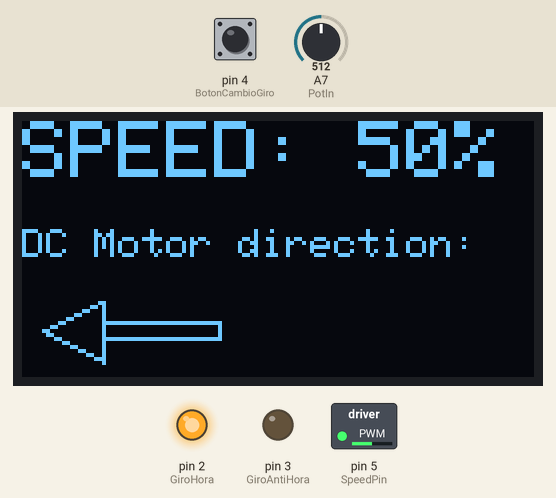
Simulated run of this sketch. Board: Arduino Nano, built with avr-gcc and run on an emulated ATmega328P. Shown: 128×64 one-colour display, switched loads named in the sketch (green lamp = pin HIGH), output pins drawn as LEDs (lit = HIGH). The inputs (shaded band) are chosen by the test bench; at power-on: pin 4 (BotonCambioGiro) HIGH, A7 (PotIn) = 512.

Above: at 4.8 s.
4.9 s: pin 4 (BotonCambioGiro) pulled LOW for 1 s
At 5.7 s:
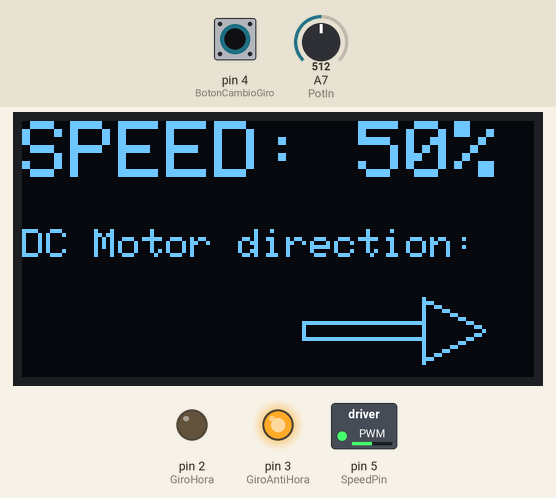
7.4 s: A7 (PotIn) set to 716
At 8.4 s:
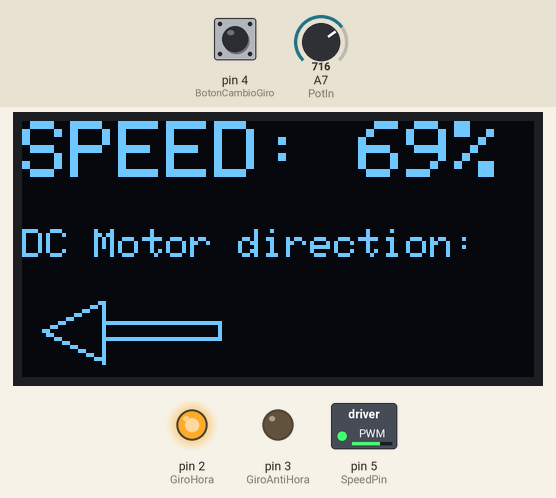
8.9 s: pin 4 (BotonCambioGiro) pulled LOW for 0.15 s
At 10.2 s:
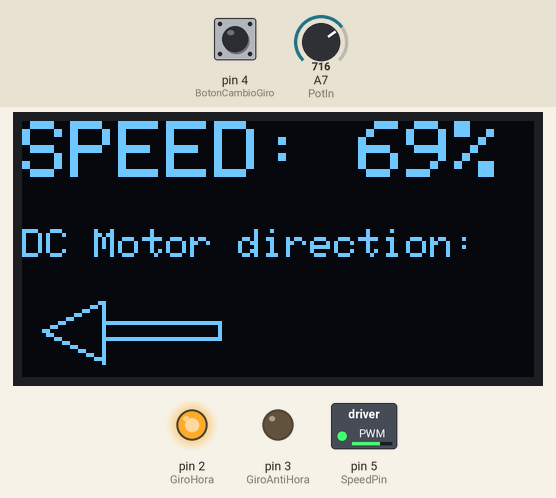
10.5 s: A7 (PotIn) set to 900
At 10.8 s:
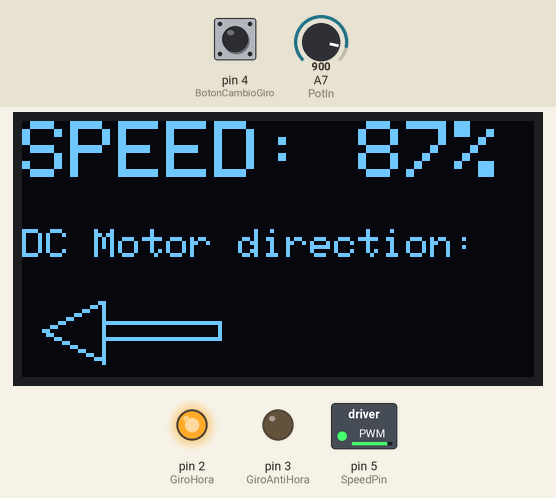
12.0 s: pin 4 (BotonCambioGiro) pulled LOW for 0.15 s
At 13.0 s:
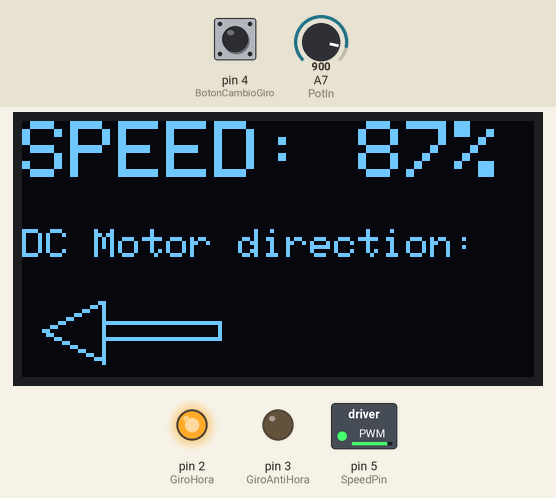
13.6 s: A7 (PotIn) set to 122
At 14.4 s:
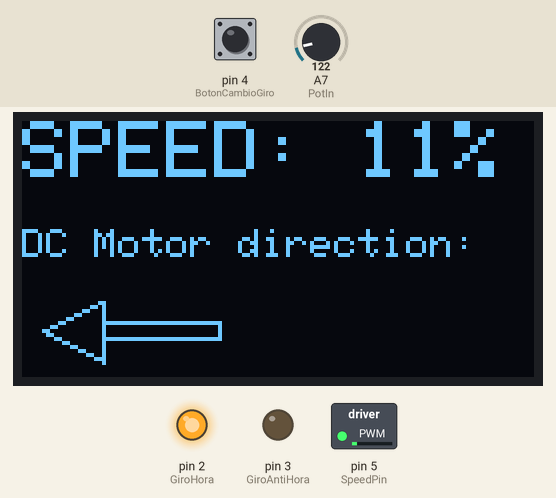
Timing chart, 0 to 16.1 s (numbered marks = the images above; inputs shaded):
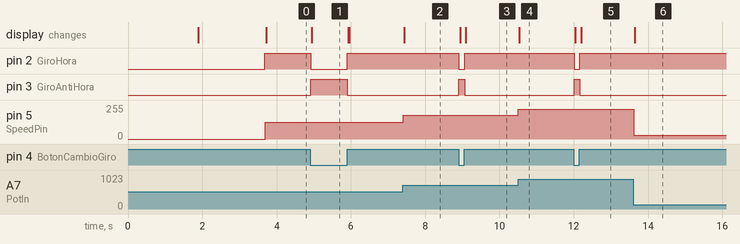

Measured:
- after the input at 4.9 s, pin 2 (GiroHora): HIGH → LOW at once, → HIGH 0.98 s later; pin 3 (GiroAntiHora): LOW → HIGH at once, → LOW 0.98 s later; the display: changes after 0.05 s (image 1)
- after the input at 7.4 s, pin 5 (SpeedPin): 127/255 → 178/255 at once; the display: changes at once (image 2)
- after the input at 8.9 s, pin 2 (GiroHora): HIGH → LOW at once, → HIGH 0.15 s later; pin 3 (GiroAntiHora): LOW → HIGH at once, → LOW 0.15 s later; the display: first changes at once (image 3 shows a later state)
- after the input at 10.5 s, pin 5 (SpeedPin): 178/255 → 224/255 at once; the display: changes at once (image 4)
- after the input at 12.0 s, pin 2 (GiroHora): HIGH → LOW at once, → HIGH 0.15 s later; pin 3 (GiroAntiHora): LOW → HIGH at once, → LOW 0.15 s later; the display: first changes at once (image 5 shows a later state)
- after the input at 13.6 s, pin 5 (SpeedPin): 224/255 → 30/255 at once; the display: changes at once (image 6)

The sketch:

Motor_DC_control_L293D_button_OLED.ino
```cpp
// Written by PLÉYADES IT

#include <Adafruit_SSD1306.h>
#include <Adafruit_GFX.h>
#define SCREEN_WIDTH 128
#define SCREEN_HEIGHT 64
#define OLED_RESET -1
#define SCREEN_ADDRESS 0x3C
Adafruit_SSD1306 display(SCREEN_WIDTH, SCREEN_HEIGHT, &Wire, OLED_RESET);

int GiroHora = 2;         // --> pin 2 L293D (Input 1)
int GiroAntiHora = 3;     // --> pin 7 L293D (Input 2)
int BotonCambioGiro = 4;  // Botón/interruptor cambia sentido giro motor
int SpeedPin = 5;         // --> pin 1 L293D (Enable 1, 2)
int SpeedMotor = 0;
int SpeedPercentage = 0;
const int PotIn = A7;
int PotValor = 0;

void setup()
{
  display.begin(SSD1306_SWITCHCAPVCC, SCREEN_ADDRESS);
  display.clearDisplay();           // Borra el display

  pinMode(GiroHora, OUTPUT);
  digitalWrite(GiroHora, LOW);
  pinMode(GiroAntiHora, OUTPUT);
  digitalWrite(GiroAntiHora,LOW);
  pinMode(BotonCambioGiro, INPUT_PULLUP);
  pinMode(SpeedPin, OUTPUT);
  digitalWrite(SpeedPin, LOW);

  display.setTextSize(2);
  display.setTextColor(WHITE);
  display.setCursor(15,13);     //Horizontal x vertical
  display.print("Pleyades");
  display.setCursor(55,42);
  display.print("IT");
  display.display();
  delay(1800);
  display.clearDisplay();
  display.setCursor(18,0);
  display.print("DC MOTOR");
  display.setTextSize(1);
  display.setCursor(25,27);
  display.print("controlled by");
  display.setTextSize(2);
  display.setCursor(18,49);
  display.print("L293D IC");
  display.display();
  delay(1800);
  display.clearDisplay();
}

void loop()
{
  if (digitalRead(BotonCambioGiro) == LOW)
  {
    digitalWrite(GiroHora, LOW);
    digitalWrite(GiroAntiHora, HIGH);
    display.drawRect(70, 50, 31, 5, WHITE);
    display.drawTriangle(100, 44, 115, 52, 100, 60, WHITE);
  }
  if (digitalRead(BotonCambioGiro) == HIGH)
  {
    digitalWrite(GiroHora, HIGH);
    digitalWrite(GiroAntiHora, LOW);
    display.drawRect(20, 50, 30, 5, WHITE);   // (upperLeftX, upperLeftY, width, height, color)
    display.drawTriangle(20, 45, 5, 52, 20, 60, WHITE);  // (poin1X, point1Y, point2X, point2Y, point3X, point3Y, color)
  }

  PotValor = analogRead(PotIn);
  SpeedMotor = map(PotValor, 0, 1024, 0, 255);
  analogWrite(SpeedPin, SpeedMotor);
  SpeedPercentage = map(PotValor, 0, 1024, 0, 100);

  display.setTextSize(2);
  display.setCursor(0,0);     //Horizontal x vertical
  display.print("SPEED: " + String(SpeedPercentage) + "%");
  display.setTextSize(1);
  display.setCursor(0,27);
  display.print("DC Motor direction:");
  display.display();
  display.clearDisplay();
}
```
